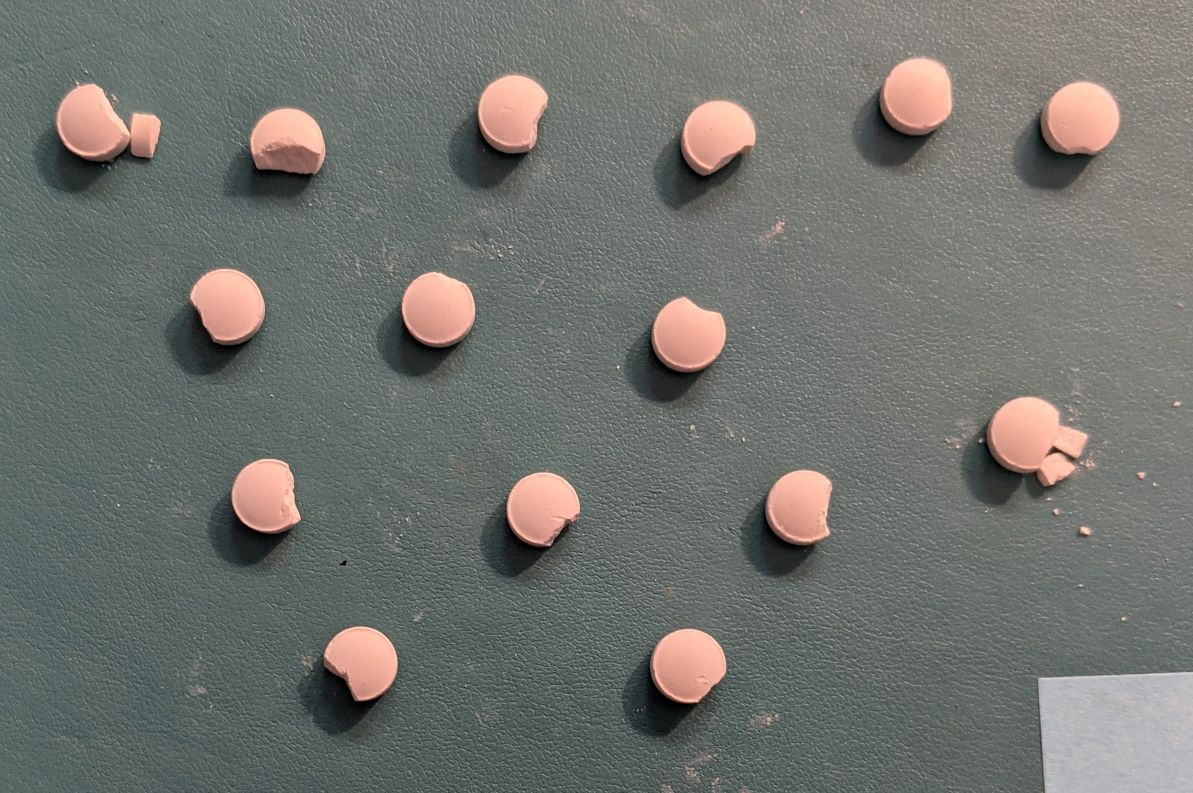
%> input picture 2-BlobAnalysis/Data/PillsImages/chip1.jpg, 1193 x 793 px
$ octave --eval "result = cropConnectorTemplate(imread('../../2-BlobAnalysis/Data/PillsImages/chip1.jpg'));"   (GNU Octave 9; MATLAB toolbox functions it lacks are replaced by stand-ins)
%> lines starting %> are read from the running program, lines starting %| are printed output that depends on the picture; in (x1, y1, x2, y2) boxes, pixels count from 0 and x2, y2 are one past the last pixel; in counts of white or black regions, pixels touching at a corner belong together; the program's own positions count from 1
function template = cropConnectorTemplate(I)
%cropConnectorTemplate Crop the connector from a template image.

I = im2gray(I);
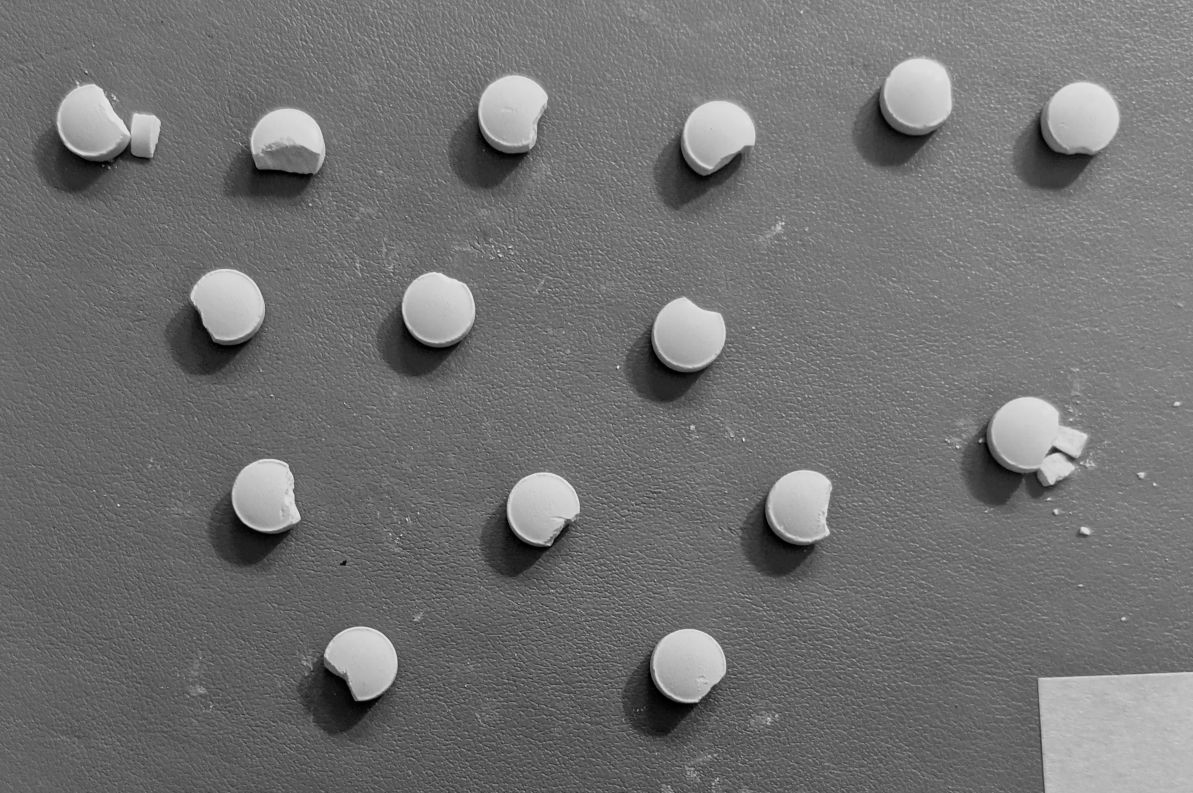
%> I: size 793x1193 uint8; min 0, max 239, mean 113.6

mask = imbinarize(I, graythresh(I));
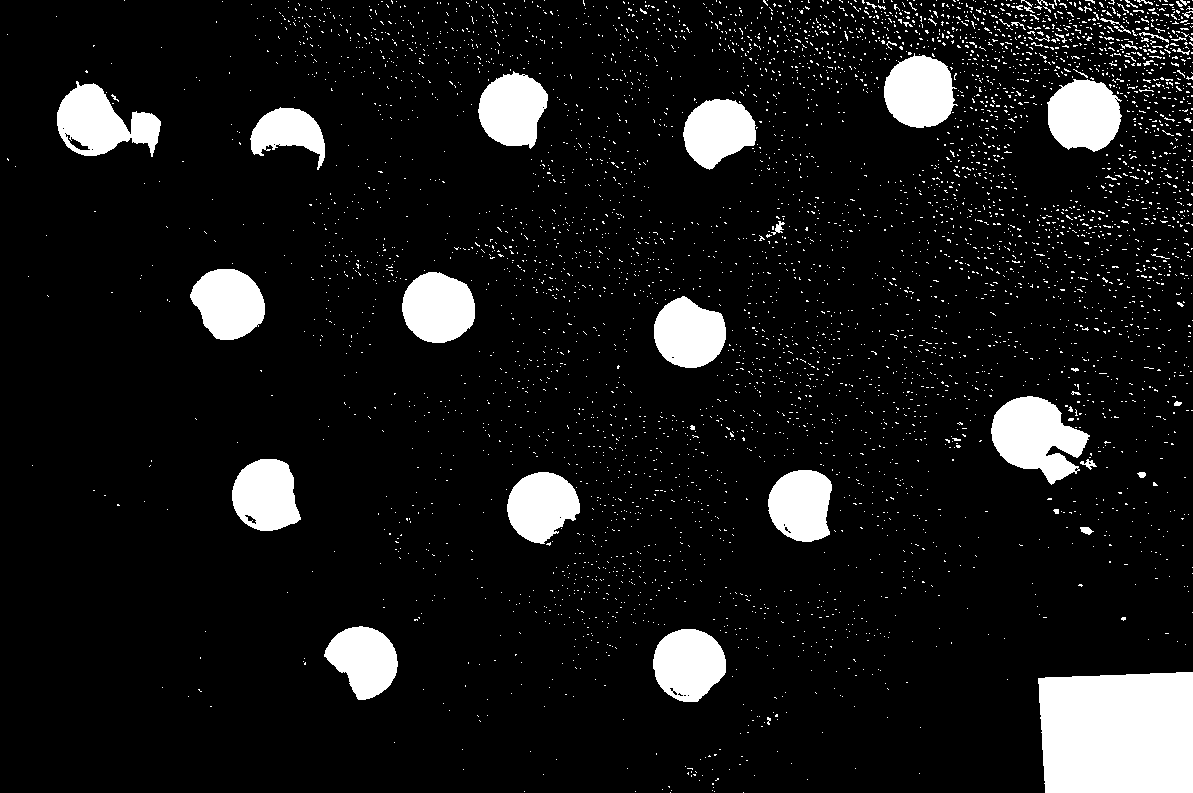
%> mask: size 793x1193 logical; 9.6% white; 4843 white regions (4782 under 20 px), largest, box (x1, y1, x2, y2) and area: (1038, 672, 1193, 793) 17896, (991, 396, 1090, 485) 5328, (57, 81, 161, 157) 4471
mask = imopen(mask, strel("disk", 3));
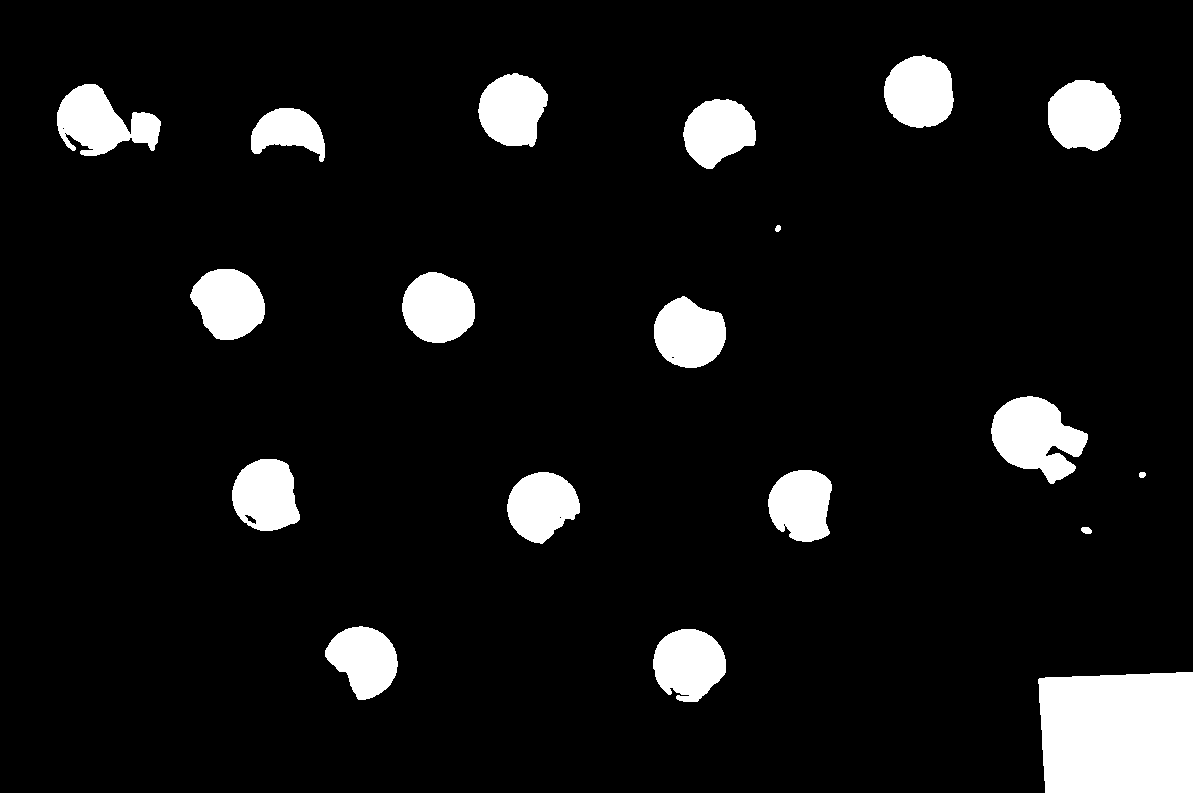
%> mask: size 793x1193 logical; 8.1% white; 19 white regions, largest, box (x1, y1, x2, y2) and area: (1038, 672, 1193, 793) 17891, (991, 396, 1088, 484) 5293, (57, 84, 161, 156) 4391
mask = imfill(mask, "holes");
%> mask: size 793x1193 logical; 8.1% white; 19 white regions, largest, box (x1, y1, x2, y2) and area: (1038, 672, 1193, 793) 17891, (991, 396, 1088, 484) 5293, (57, 84, 161, 156) 4393
mask = bwareafilt(mask, 1);
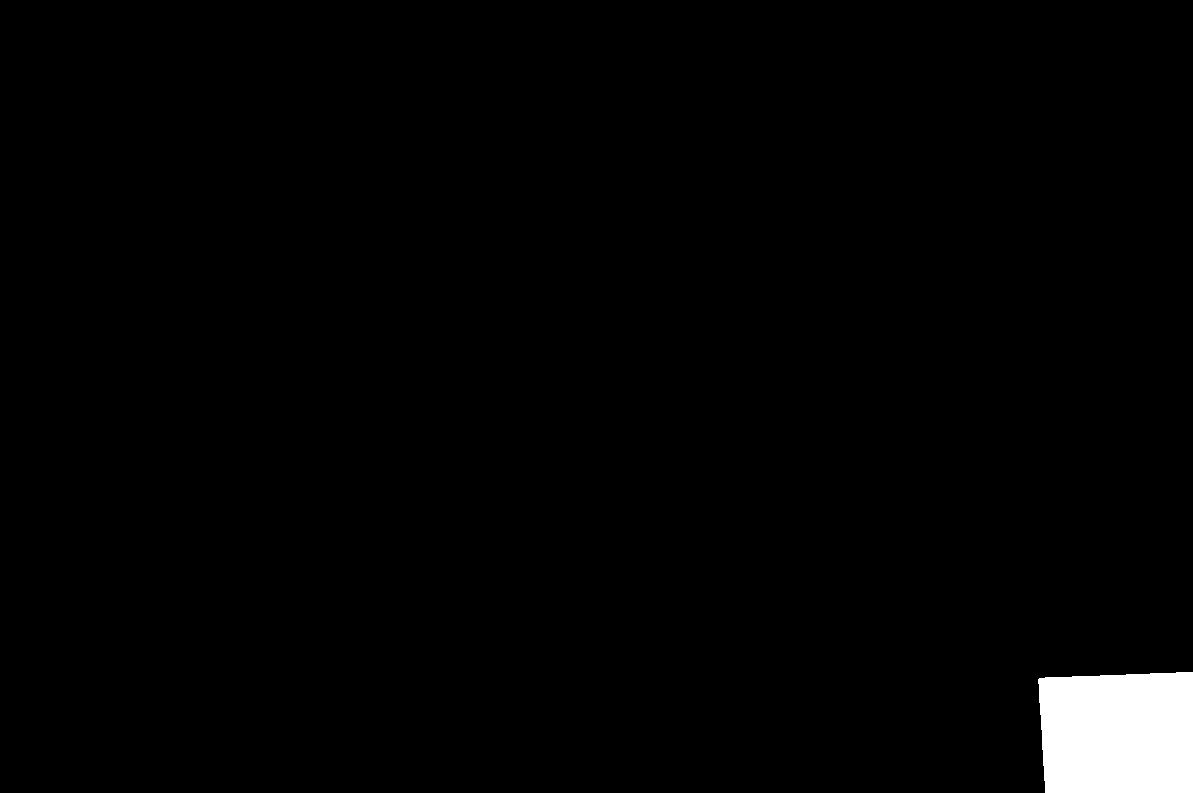
%> mask: size 793x1193 logical; 1.9% white; 1 white region

props = regionprops(mask, "BoundingBox");
%> props = 1 region; box (x1, y1, x2, y2): (1038, 672, 1193, 793)
template = imcrop(I, props(1).BoundingBox + [-40 -40 80 80]);
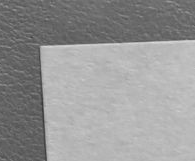
%> template: size 161x195 uint8; min 56, max 223, mean 149.7
end
